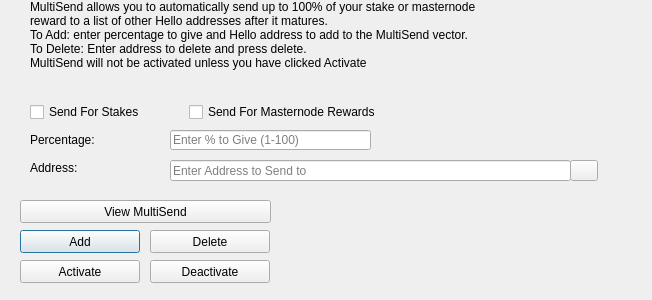
<?xml version="1.0" encoding="UTF-8"?>
<ui version="4.0">
 <class>MultiSendDialog</class>
 <widget class="QDialog" name="MultiSendDialog">
  <property name="windowModality">
   <enum>Qt::NonModal</enum>
  </property>
  <property name="geometry">
   <rect>
    <x>0</x>
    <y>0</y>
    <width>652</width>
    <height>300</height>
   </rect>
  </property>
  <property name="windowTitle">
   <string>MultiSend</string>
  </property>
  <widget class="QLineEdit" name="multiSendPercentEdit">
   <property name="geometry">
    <rect>
     <x>170</x>
     <y>130</y>
     <width>201</width>
     <height>20</height>
    </rect>
   </property>
   <property name="toolTip">
    <string>Enter whole numbers 1 - 100</string>
   </property>
   <property name="placeholderText">
    <string>Enter % to Give (1-100)</string>
   </property>
  </widget>
  <widget class="QLineEdit" name="multiSendAddressEdit">
   <property name="geometry">
    <rect>
     <x>170</x>
     <y>160</y>
     <width>401</width>
     <height>21</height>
    </rect>
   </property>
   <property name="toolTip">
    <string/>
   </property>
   <property name="placeholderText">
    <string>Enter Address to Send to</string>
   </property>
  </widget>
  <widget class="QLabel" name="label_2">
   <property name="geometry">
    <rect>
     <x>30</x>
     <y>0</y>
     <width>451</width>
     <height>121</height>
    </rect>
   </property>
   <property name="lineWidth">
    <number>1</number>
   </property>
   <property name="text">
    <string>MultiSend allows you to automatically send up to 100% of your stake or masternode reward to a list of other Hello addresses after it matures.
To Add: enter percentage to give and Hello address to add to the MultiSend vector.
To Delete: Enter address to delete and press delete.
MultiSend will not be activated unless you have clicked Activate</string>
   </property>
   <property name="alignment">
    <set>Qt::AlignLeading|Qt::AlignLeft|Qt::AlignTop</set>
   </property>
   <property name="wordWrap">
    <bool>true</bool>
   </property>
  </widget>
  <widget class="QLabel" name="message">
   <property name="geometry">
    <rect>
     <x>290</x>
     <y>200</y>
     <width>351</width>
     <height>91</height>
    </rect>
   </property>
   <property name="text">
    <string/>
   </property>
  </widget>
  <widget class="QPushButton" name="addButton">
   <property name="geometry">
    <rect>
     <x>20</x>
     <y>230</y>
     <width>120</width>
     <height>23</height>
    </rect>
   </property>
   <property name="toolTip">
    <string/>
   </property>
   <property name="statusTip">
    <string>Add to MultiSend Vector</string>
   </property>
   <property name="text">
    <string>Add</string>
   </property>
  </widget>
  <widget class="QPushButton" name="disableButton">
   <property name="geometry">
    <rect>
     <x>150</x>
     <y>260</y>
     <width>120</width>
     <height>23</height>
    </rect>
   </property>
   <property name="statusTip">
    <string>Deactivate MultiSend</string>
   </property>
   <property name="text">
    <string>Deactivate</string>
   </property>
  </widget>
  <widget class="QPushButton" name="addressBookButton">
   <property name="geometry">
    <rect>
     <x>570</x>
     <y>160</y>
     <width>28</width>
     <height>21</height>
    </rect>
   </property>
   <property name="toolTip">
    <string>Choose an address from the address book</string>
   </property>
   <property name="text">
    <string/>
   </property>
   <property name="icon">
    <iconset resource="../Hello.qrc">
     <normaloff>:/icons/address-book</normaloff>:/icons/address-book</iconset>
   </property>
   <property name="shortcut">
    <string>Alt+A</string>
   </property>
   <property name="autoDefault">
    <bool>false</bool>
   </property>
  </widget>
  <widget class="QLabel" name="label">
   <property name="geometry">
    <rect>
     <x>30</x>
     <y>130</y>
     <width>121</width>
     <height>20</height>
    </rect>
   </property>
   <property name="toolTip">
    <string>Percentage of stake to send</string>
   </property>
   <property name="text">
    <string>Percentage:</string>
   </property>
  </widget>
  <widget class="QLabel" name="label_5">
   <property name="geometry">
    <rect>
     <x>30</x>
     <y>160</y>
     <width>111</width>
     <height>16</height>
    </rect>
   </property>
   <property name="toolTip">
    <string>Address to send portion of stake to</string>
   </property>
   <property name="text">
    <string>Address:</string>
   </property>
  </widget>
  <widget class="QPushButton" name="deleteButton">
   <property name="geometry">
    <rect>
     <x>150</x>
     <y>230</y>
     <width>120</width>
     <height>23</height>
    </rect>
   </property>
   <property name="toolTip">
    <string/>
   </property>
   <property name="statusTip">
    <string>Delete Address From MultiSend Vector</string>
   </property>
   <property name="text">
    <string>Delete</string>
   </property>
  </widget>
  <widget class="QPushButton" name="activateButton">
   <property name="geometry">
    <rect>
     <x>20</x>
     <y>260</y>
     <width>120</width>
     <height>23</height>
    </rect>
   </property>
   <property name="statusTip">
    <string>Activate MultiSend</string>
   </property>
   <property name="text">
    <string>Activate</string>
   </property>
  </widget>
  <widget class="QPushButton" name="viewButton">
   <property name="geometry">
    <rect>
     <x>20</x>
     <y>200</y>
     <width>251</width>
     <height>23</height>
    </rect>
   </property>
   <property name="toolTip">
    <string/>
   </property>
   <property name="statusTip">
    <string>View MultiSend Vector</string>
   </property>
   <property name="text">
    <string>View MultiSend</string>
   </property>
  </widget>
  <widget class="QWidget" name="horizontalLayoutWidget">
   <property name="geometry">
    <rect>
     <x>30</x>
     <y>100</y>
     <width>351</width>
     <height>24</height>
    </rect>
   </property>
   <layout class="QHBoxLayout" name="horizontalLayout">
    <item>
     <widget class="QCheckBox" name="multiSendStakeCheckBox">
      <property name="text">
       <string>Send For Stakes</string>
      </property>
     </widget>
    </item>
    <item>
     <widget class="QCheckBox" name="multiSendMasternodeCheckBox">
      <property name="text">
       <string>Send For Masternode Rewards</string>
      </property>
     </widget>
    </item>
   </layout>
  </widget>
 </widget>
 <resources>
  <include location="../Hello.qrc"/>
 </resources>
 <connections/>
</ui>
